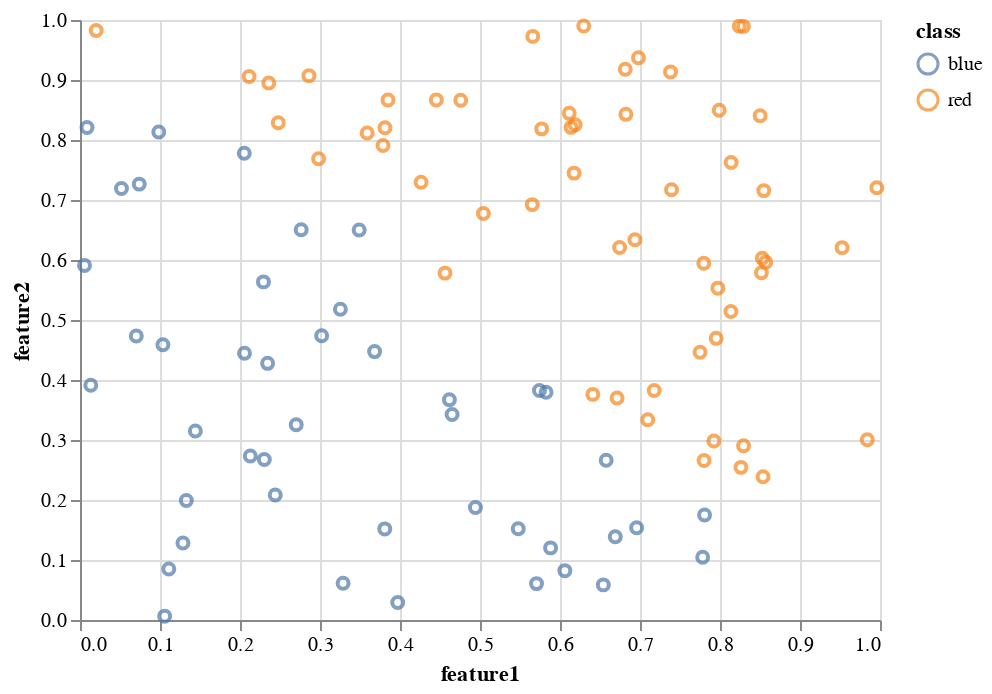

The notebook cell saved with this chart:
### Markdown cell above
A point graph allows us to see our problem clearly. We need to separate the Reds from the Blues.

### Code cell
chart = (alt.Chart(df_train)
    .mark_point()
    .encode(
        x = "feature1",
        y = "feature2",
        color = "class"
    ))
chart

### Figure 1 — Vega-Lite specification as saved in the notebook (floating-point values rounded to 4 significant figures)
{"config": {"view": {"continuousWidth": 400, "continuousHeight": 300}}, "data": {"name": "data-599e1f2cd3433b4b9ae953449cc816ec"}, "mark": "point", "encoding": {"color": {"type": "nominal", "field": "class"}, "x": {"type": "quantitative", "field": "feature1"}, "y": {"type": "quantitative", "field": "feature2"}}, "$schema": "https://vega.github.io/schema/vega-lite/v4.8.1.json", "datasets": {"data-599e1f2cd3433b4b9ae953449cc816ec": [{"class": "blue", "split": "train", "feature1": 0.3682, "feature2": 0.4474}, {"class": "blue", "split": "train", "feature1": 0.5743, "feature2": 0.3824}, {"class": "red", "split": "train", "feature1": 0.799, "feature2": 0.8496}, {"class": "blue", "split": "train", "feature1": 0.7783, "feature2": 0.1046}, {"class": "red", "split": "train", "feature1": 0.8242, "feature2": 0.9898}, {"class": "blue", "split": "train", "feature1": 0.6542, "feature2": 0.05853}, {"class": "red", "split": "train", "feature1": 0.4563, "feature2": 0.5782}, {"class": "red", "split": "train", "feature1": 0.996, "feature2": 0.7204}, {"class": "red", "split": "train", "feature1": 0.6745, "feature2": 0.6208}, {"class": "blue", "split": "train", "feature1": 0.111, "feature2": 0.08504}, {"class": "red", "split": "train", "feature1": 0.6713, "feature2": 0.3701}, {"class": "blue", "split": "train", "feature1": 0.2765, "feature2": 0.6505}, {"class": "blue", "split": "train", "feature1": 0.2053, "feature2": 0.7779}, {"class": "red", "split": "train", "feature1": 0.6816, "feature2": 0.9179}, {"class": "blue", "split": "train", "feature1": 0.2441, "feature2": 0.2083}, {"class": "blue", "split": "train", "feature1": 0.05184, "feature2": 0.7192}, {"class": "blue", "split": "train", "feature1": 0.349, "feature2": 0.65}, {"class": "red", "split": "train", "feature1": 0.8139, "feature2": 0.7626}, {"class": "red", "split": "train", "feature1": 0.359, "feature2": 0.8118}, {"class": "blue", "split": "train", "feature1": 0.2703, "feature2": 0.3255}, {"class": "red", "split": "train", "feature1": 0.641, "feature2": 0.376}, {"class": "blue", "split": "train", "feature1": 0.5882, "feature2": 0.1202}, {"class": "blue", "split": "train", "feature1": 0.1036, "feature2": 0.4586}, {"class": "red", "split": "train", "feature1": 0.6981, "feature2": 0.937}, {"class": "blue", "split": "train", "feature1": 0.5478, "feature2": 0.1521}, {"class": "red", "split": "train", "feature1": 0.6176, "feature2": 0.7448}, {"class": "red", "split": "train", "feature1": 0.02023, "feature2": 0.9825}, {"class": "blue", "split": "train", "feature1": 0.2293, "feature2": 0.5635}, {"class": "red", "split": "train", "feature1": 0.7381, "feature2": 0.9135}, {"class": "blue", "split": "train", "feature1": 0.7807, "feature2": 0.1751}, {"class": "blue", "split": "train", "feature1": 0.4618, "feature2": 0.3672}, {"class": "blue", "split": "train", "feature1": 0.2129, "feature2": 0.2732}, {"class": "red", "split": "train", "feature1": 0.5771, "feature2": 0.8186}, {"class": "red", "split": "train", "feature1": 0.6937, "feature2": 0.6336}, {"class": "blue", "split": "train", "feature1": 0.6958, "feature2": 0.1537}, {"class": "red", "split": "train", "feature1": 0.7394, "feature2": 0.7172}, {"class": "red", "split": "train", "feature1": 0.8571, "feature2": 0.5964}, {"class": "red", "split": "train", "feature1": 0.8528, "feature2": 0.6029}, {"class": "blue", "split": "train", "feature1": 0.4651, "feature2": 0.3425}, {"class": "red", "split": "train", "feature1": 0.5653, "feature2": 0.6923}, {"class": "blue", "split": "train", "feature1": 0.07409, "feature2": 0.7265}, {"class": "red", "split": "train", "feature1": 0.8538, "feature2": 0.2386}, {"class": "red", "split": "train", "feature1": 0.7177, "feature2": 0.3824}, {"class": "red", "split": "train", "feature1": 0.9526, "feature2": 0.6206}, {"class": "blue", "split": "train", "feature1": 0.07035, "feature2": 0.4732}, {"class": "blue", "split": "train", "feature1": 0.2056, "feature2": 0.4445}, {"class": "red", "split": "train", "feature1": 0.7751, "feature2": 0.4462}, {"class": "red", "split": "train", "feature1": 0.8518, "feature2": 0.5788}, {"class": "red", "split": "train", "feature1": 0.8293, "feature2": 0.9894}, {"class": "red", "split": "train", "feature1": 0.3788, "feature2": 0.791}, {"class": "red", "split": "train", "feature1": 0.8136, "feature2": 0.5141}, {"class": "red", "split": "train", "feature1": 0.7801, "feature2": 0.2658}, {"class": "red", "split": "train", "feature1": 0.5042, "feature2": 0.6776}, {"class": "red", "split": "train", "feature1": 0.4454, "feature2": 0.8668}, {"class": "blue", "split": "train", "feature1": 0.6691, "feature2": 0.1388}, {"class": "blue", "split": "train", "feature1": 0.1287, "feature2": 0.1285}, {"class": "red", "split": "train", "feature1": 0.7973, "feature2": 0.5531}, {"class": "blue", "split": "train", "feature1": 0.09847, "feature2": 0.8134}, {"class": "red", "split": "train", "feature1": 0.7797, "feature2": 0.5947}, {"class": "blue", "split": "train", "feature1": 0.3809, "feature2": 0.1518}, {"class": "red", "split": "train", "feature1": 0.8547, "feature2": 0.7156}, {"class": "red", "split": "train", "feature1": 0.9841, "feature2": 0.3005}, {"class": "blue", "split": "train", "feature1": 0.1058, "feature2": 0.006402}, {"class": "red", "split": "train", "feature1": 0.8294, "feature2": 0.2903}, {"class": "red", "split": "train", "feature1": 0.7097, "feature2": 0.3337}, {"class": "red", "split": "train", "feature1": 0.6297, "feature2": 0.9901}, {"class": "red", "split": "train", "feature1": 0.7952, "feature2": 0.4694}, {"class": "red", "split": "train", "feature1": 0.2114, "feature2": 0.9059}, {"class": "blue", "split": "train", "feature1": 0.005639, "feature2": 0.591}, {"class": "blue", "split": "train", "feature1": 0.2304, "feature2": 0.2674}, {"class": "red", "split": "train", "feature1": 0.2862, "feature2": 0.9072}, {"class": "red", "split": "train", "feature1": 0.236, "feature2": 0.8949}, {"class": "red", "split": "train", "feature1": 0.2983, "feature2": 0.7687}, {"class": "red", "split": "train", "feature1": 0.5659, "feature2": 0.9727}, {"class": "blue", "split": "train", "feature1": 0.6577, "feature2": 0.2661}, {"class": "blue", "split": "train", "feature1": 0.5706, "feature2": 0.06063}, {"class": "blue", "split": "train", "feature1": 0.606, "feature2": 0.08224}, {"class": "red", "split": "train", "feature1": 0.8262, "feature2": 0.2544}, {"class": "red", "split": "train", "feature1": 0.6189, "feature2": 0.8255}, {"class": "red", "split": "train", "feature1": 0.6138, "feature2": 0.8211}, {"class": "red", "split": "train", "feature1": 0.6116, "feature2": 0.8444}, {"class": "red", "split": "train", "feature1": 0.4759, "feature2": 0.8662}, {"class": "blue", "split": "train", "feature1": 0.3971, "feature2": 0.02931}, {"class": "blue", "split": "train", "feature1": 0.1442, "feature2": 0.315}, {"class": "blue", "split": "train", "feature1": 0.5826, "feature2": 0.3796}, {"class": "blue", "split": "train", "feature1": 0.2345, "feature2": 0.4277}, {"class": "red", "split": "train", "feature1": 0.6823, "feature2": 0.8428}, {"class": "blue", "split": "train", "feature1": 0.0135, "feature2": 0.3912}, {"class": "blue", "split": "train", "feature1": 0.4943, "feature2": 0.1875}, {"class": "blue", "split": "train", "feature1": 0.008776, "feature2": 0.8209}, {"class": "blue", "split": "train", "feature1": 0.3021, "feature2": 0.4738}, {"class": "red", "split": "train", "feature1": 0.4264, "feature2": 0.7296}, {"class": "red", "split": "train", "feature1": 0.3812, "feature2": 0.8203}, {"class": "blue", "split": "train", "feature1": 0.1329, "feature2": 0.1991}, {"class": "red", "split": "train", "feature1": 0.2479, "feature2": 0.8286}, {"class": "blue", "split": "train", "feature1": 0.3255, "feature2": 0.5178}, {"class": "blue", "split": "train", "feature1": 0.3289, "feature2": 0.06124}, {"class": "red", "split": "train", "feature1": 0.7924, "feature2": 0.2983}, {"class": "red", "split": "train", "feature1": 0.8502, "feature2": 0.8405}, {"class": "red", "split": "train", "feature1": 0.385, "feature2": 0.8667}]}}
